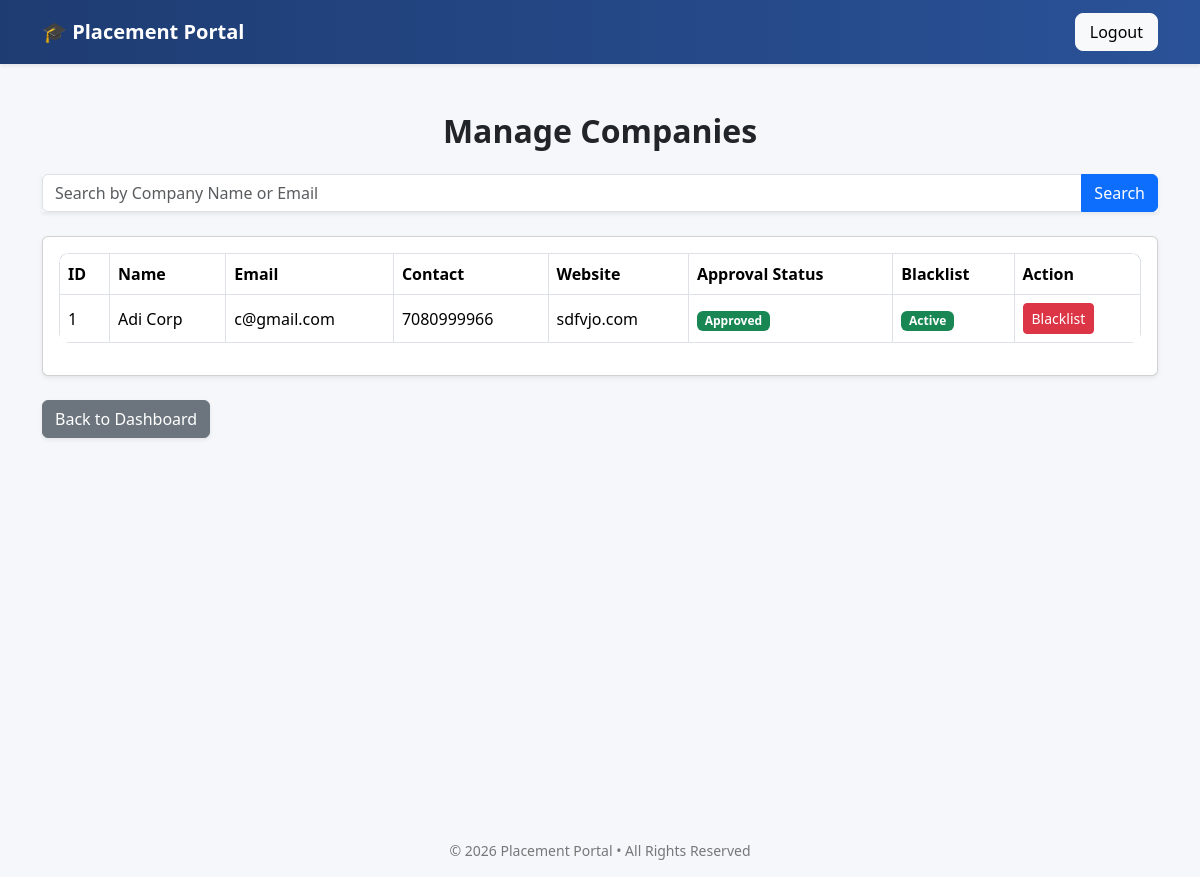
/admin/manage_companies (signed in), run on an earlier commit of the app's database.
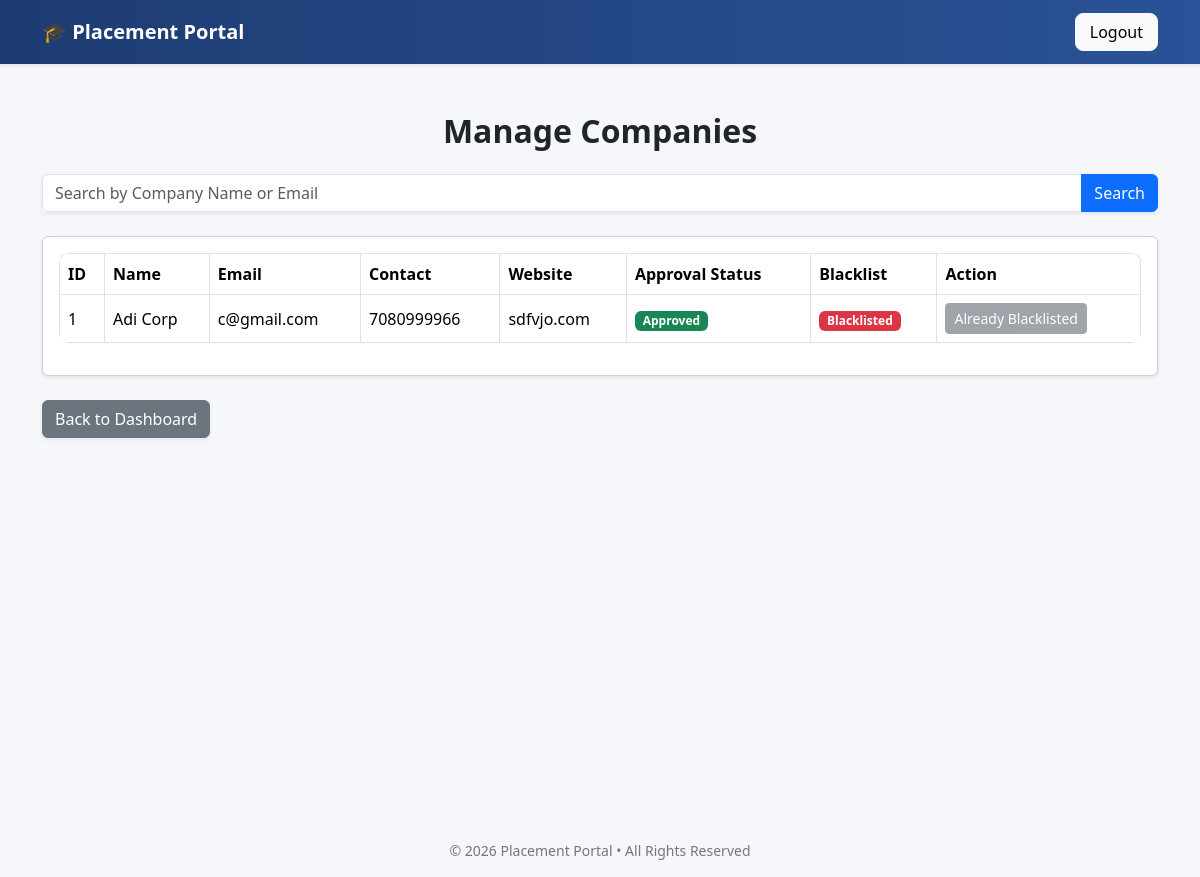
And on a later commit of the database.
### tables this page shows
CREATE TABLE companies(
        id INTEGER PRIMARY KEY AUTOINCREMENT,
        company_name TEXT NOT NULL,
        email TEXT UNIQUE NOT NULL,
        hashed_password TEXT NOT NULL,
        hr_contact TEXT NOT NULL,
        website TEXT,
        approval_status TEXT CHECK(approval_status IN ('Pending','Approved','Rejected')) DEFAULT 'Pending' NOT NULL,
        is_blacklisted INTEGER DEFAULT 0 NOT NULL,
        created_at TIMESTAMP DEFAULT CURRENT_TIMESTAMP
    );

### app.py (the view)
@app.route("/admin/manage_companies")
@login_required
def manage_companies():
    if current_user.role != "admin":
        flash("Unauthorized access")
        return redirect(url_for("login"))
    search_query=request.args.get("search")
    con=sqlite3.connect("placement.db")
    cur=con.cursor()
    if search_query:
        cur.execute("""
            SELECT * FROM companies
            WHERE company_name LIKE ?
            OR email LIKE ?
        """, (f"%{search_query}%", f"%{search_query}%"))
    else:
        cur.execute("SELECT * FROM companies")
    companies=cur.fetchall()
    con.close()
    return render_template("manage_companies.html",companies=companies)

### app.py (called while the page is built)
@login_manager.user_loader
def load_user(user_id):
    try:
        role, actual_id = user_id.split("-")
        return User(int(actual_id), role)
    except (ValueError, AttributeError):
        return None

### templates/manage_companies.html (shortened to what this page needs)
{% extends "base.html" %}
{% block content %}
<div class="container mt-5">
    <h2 class="mb-4 text-center">Manage Companies</h2>
    <form method="GET" action="{{ url_for('manage_companies') }}" class="mb-4">
        <div class="input-group shadow-sm">
            <input type="text" name="search" class="form-control"
                   placeholder="Search by Company Name or Email">
            <button class="btn btn-primary" type="submit">
                Search
            </button>
        </div>
    </form>
    {% if companies %}
        <div class="card shadow-sm">
            <div class="card-body">
                <div class="table-responsive">
                    <table class="table table-bordered align-middle">
                        <thead>
                            <tr>
                                <th>ID</th>
                                <th>Name</th>
                                <th>Email</th>
                                <th>Contact</th>
                                <th>Website</th>
                                <th>Approval Status</th>
                                <th>Blacklist</th>
                                <th>Action</th>
                            </tr>
                        </thead>
                        <tbody>
                            {% for company in companies %}
                            <tr>
                                <td>{{ company[0] }}</td>
                                <td>{{ company[1] }}</td>
                                <td>{{ company[2] }}</td>
                                <td>{{ company[4] }}</td>
                                <td>{{ company[5] or "N/A" }}</td>
                                <td>
                                    {% if company[6] == "Approved" %}
                                        <span class="badge bg-success">Approved</span>
                                    {% elif company[6] == "Pending" %}
                                        <span class="badge bg-warning text-dark">Pending</span>
                                    {% else %}
                                        <span class="badge bg-danger">Rejected</span>
                                    {% endif %}
                                </td>
                                <td>
                                    {% if company[7] == 1 %}
                                        <span class="badge bg-danger">Blacklisted</span>
                                    {% else %}
                                        <span class="badge bg-success">Active</span>
                                    {% endif %}
                                </td>
                                <td>
                                    {% if company[7] == 0 %}
                                        <form action="{{ url_for('blacklist_company', id=company[0]) }}" method="POST">
                                            <button class="btn btn-danger btn-sm">
                                                Blacklist
                                            </button>
                                        </form>
                                    {% else %}
                                        <button class="btn btn-secondary btn-sm" disabled>
                                            Already Blacklisted
                                        </button>
                                    {% endif %}
                                </td>
                            </tr>
                            {% endfor %}
                        </tbody>
                    </table>
                </div>
            </div>
        </div>
    {% else %}
        <div class="alert alert-success text-center shadow-sm">
            No companies found.
        </div>
    {% endif %}
    <div class="mt-4">
        <a href="{{ url_for('admin_dashboard') }}" class="btn btn-secondary shadow-sm">
            Back to Dashboard
        </a>
    </div>
</div>
{% endblock %}

What changed in the data, as far as the page shows it:
changed companies "Adi Corp": is_blacklisted "Active Blacklist" → "Blacklisted Already Blacklisted"
